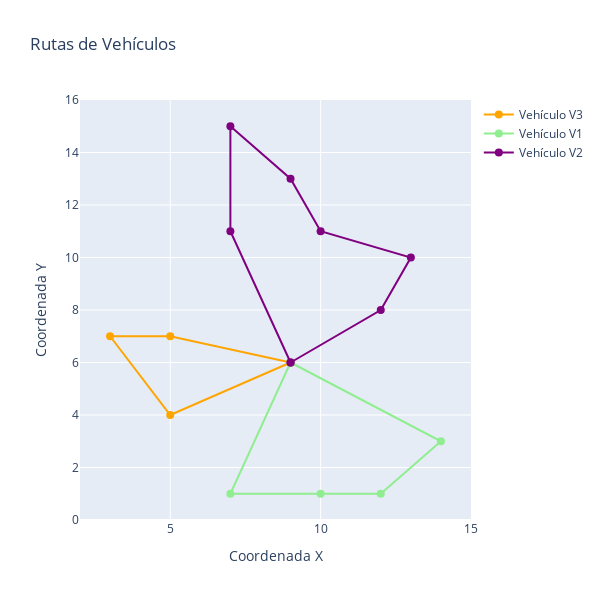

Write notebook code for a chart like this one.
### Markdown cell above
### Crear gif animado

### Code cell
import plotly.graph_objects as go
import imageio
import os

# Lista de colores para los vehículos
colores = ['orange', 'lightgreen', 'purple']

# Crear la figura inicial
fig = go.Figure()

# Crear los frames para la animación
frames = []
image_files = []

# Suponiendo que 'data' tiene las columnas: 'vehiculo', 'x', 'y', 'ciudad'
# Y 'vehiculo' es una columna que indica qué vehículo realiza la ruta

# Crear los frames para la animación
for i in range(1, len(data) + 1):  # Crear un frame por cada ciudad
    # Limpiar las trazas previas
    fig.data = []

    # Añadir la ruta de cada vehículo hasta el punto i
    for idx, vehiculo in enumerate(data['vehiculo'].unique()):
        df = data[data['vehiculo'] == vehiculo].iloc[:i]  # Tomar solo los primeros i puntos
        
        color = colores[idx % len(colores)]  # Asignar color a cada vehículo
        
        # Crear una traza para cada vehículo
        fig.add_trace(go.Scatter(
            x=df['x'], y=df['y'], mode='lines+markers', line=dict(color=color, width=2),
            marker=dict(color=color, size=8),
            name=f'Vehículo {vehiculo}'
        ))

    # Configurar el layout
    fig.update_layout(
        title='Rutas de Vehículos',
        xaxis_title='Coordenada X',
        yaxis_title='Coordenada Y',
        width=600,
        height=600,
        xaxis=dict(range=[data['x'].min() - 1, data['x'].max() + 1]),  # Ajuste dinámico de rango X
        yaxis=dict(range=[data['y'].min() - 1, data['y'].max() + 1]),  # Ajuste dinámico de rango Y
        showlegend=True,
        updatemenus=[],  # Desactivar botones y controles
        sliders=[]      # Desactivar sliders
    )
    
    # Guardar la figura como imagen
    img_path = f'frame_{i}.png'
    fig.write_image(img_path)
    image_files.append(img_path)

fig.show()

# Crear el GIF
with imageio.get_writer('animacion_rutas.gif', mode='I', duration=1000) as writer:
    for image_file in image_files:
        writer.append_data(imageio.imread(image_file))  # Añadir cada imagen como un frame

# Limpiar imágenes temporales
for image_file in image_files:
    os.remove(image_file)

print("GIF guardado como 'animacion_rutas.gif'.")

### Figure 1 — Plotly figure (JSON) as saved in the notebook; plotly's stock layout.template omitted (floating-point values rounded to 4 significant figures)
{"data": [{"line": {"color": "orange", "width": 2}, "marker": {"color": "orange", "size": 8}, "mode": "lines+markers", "name": "Vehículo V3", "type": "scatter", "x": [9, 5, 3, 5, 9], "y": [6, 4, 7, 7, 6]}, {"line": {"color": "lightgreen", "width": 2}, "marker": {"color": "lightgreen", "size": 8}, "mode": "lines+markers", "name": "Vehículo V1", "type": "scatter", "x": [9, 14, 12, 10, 7, 9], "y": [6, 3, 1, 1, 1, 6]}, {"line": {"color": "purple", "width": 2}, "marker": {"color": "purple", "size": 8}, "mode": "lines+markers", "name": "Vehículo V2", "type": "scatter", "x": [9, 12, 13, 10, 9, 7, 7, 9], "y": [6, 8, 10, 11, 13, 15, 11, 6]}], "layout": {"height": 600, "showlegend": true, "title": {"text": "Rutas de Vehículos"}, "width": 600, "xaxis": {"range": [2, 15], "title": {"text": "Coordenada X"}, "type": "linear"}, "yaxis": {"range": [0, 16], "title": {"text": "Coordenada Y"}, "type": "linear"}}}
